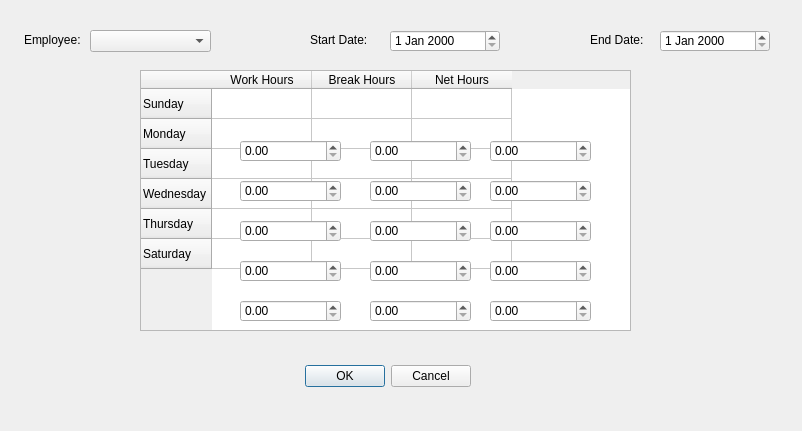
<?xml version="1.0" encoding="UTF-8"?>
<ui version="4.0">
 <class>Dialog</class>
 <widget class="QDialog" name="Dialog">
  <property name="geometry">
   <rect>
    <x>0</x>
    <y>0</y>
    <width>802</width>
    <height>431</height>
   </rect>
  </property>
  <property name="windowTitle">
   <string>Dialog</string>
  </property>
  <widget class="QDialogButtonBox" name="buttonBox">
   <property name="geometry">
    <rect>
     <x>130</x>
     <y>360</y>
     <width>341</width>
     <height>32</height>
    </rect>
   </property>
   <property name="orientation">
    <enum>Qt::Horizontal</enum>
   </property>
   <property name="standardButtons">
    <set>QDialogButtonBox::Cancel|QDialogButtonBox::Ok</set>
   </property>
  </widget>
  <widget class="QTableWidget" name="tableWidget">
   <property name="geometry">
    <rect>
     <x>140</x>
     <y>70</y>
     <width>491</width>
     <height>261</height>
    </rect>
   </property>
   <property name="rowCount">
    <number>6</number>
   </property>
   <property name="columnCount">
    <number>3</number>
   </property>
   <row>
    <property name="text">
     <string>Sunday</string>
    </property>
   </row>
   <row>
    <property name="text">
     <string>Monday</string>
    </property>
   </row>
   <row>
    <property name="text">
     <string>Tuesday</string>
    </property>
   </row>
   <row>
    <property name="text">
     <string>Wednesday</string>
    </property>
   </row>
   <row>
    <property name="text">
     <string>Thursday</string>
    </property>
   </row>
   <row>
    <property name="text">
     <string>Saturday</string>
    </property>
   </row>
   <column>
    <property name="text">
     <string>Work Hours</string>
    </property>
   </column>
   <column>
    <property name="text">
     <string>Break Hours</string>
    </property>
   </column>
   <column>
    <property name="text">
     <string>Net Hours</string>
    </property>
   </column>
   <item row="0" column="0">
    <property name="text">
     <string/>
    </property>
    <property name="flags">
     <set>ItemIsSelectable|ItemIsEditable|ItemIsDragEnabled|ItemIsUserCheckable|ItemIsEnabled</set>
    </property>
   </item>
  </widget>
  <widget class="QDoubleSpinBox" name="doubleSpinBox">
   <property name="geometry">
    <rect>
     <x>240</x>
     <y>140</y>
     <width>101</width>
     <height>22</height>
    </rect>
   </property>
   <property name="maximum">
    <double>10.000000000000000</double>
   </property>
   <property name="singleStep">
    <double>0.500000000000000</double>
   </property>
  </widget>
  <widget class="QDoubleSpinBox" name="doubleSpinBox_2">
   <property name="geometry">
    <rect>
     <x>370</x>
     <y>140</y>
     <width>101</width>
     <height>22</height>
    </rect>
   </property>
   <property name="maximum">
    <double>10.000000000000000</double>
   </property>
   <property name="singleStep">
    <double>0.500000000000000</double>
   </property>
  </widget>
  <widget class="QDoubleSpinBox" name="doubleSpinBox_3">
   <property name="geometry">
    <rect>
     <x>490</x>
     <y>140</y>
     <width>101</width>
     <height>22</height>
    </rect>
   </property>
   <property name="maximum">
    <double>10.000000000000000</double>
   </property>
   <property name="singleStep">
    <double>0.500000000000000</double>
   </property>
  </widget>
  <widget class="QDoubleSpinBox" name="doubleSpinBox_4">
   <property name="geometry">
    <rect>
     <x>240</x>
     <y>300</y>
     <width>101</width>
     <height>22</height>
    </rect>
   </property>
   <property name="maximum">
    <double>10.000000000000000</double>
   </property>
   <property name="singleStep">
    <double>0.500000000000000</double>
   </property>
  </widget>
  <widget class="QDoubleSpinBox" name="doubleSpinBox_5">
   <property name="geometry">
    <rect>
     <x>370</x>
     <y>300</y>
     <width>101</width>
     <height>22</height>
    </rect>
   </property>
   <property name="maximum">
    <double>10.000000000000000</double>
   </property>
   <property name="singleStep">
    <double>0.500000000000000</double>
   </property>
  </widget>
  <widget class="QDoubleSpinBox" name="doubleSpinBox_6">
   <property name="geometry">
    <rect>
     <x>490</x>
     <y>300</y>
     <width>101</width>
     <height>22</height>
    </rect>
   </property>
   <property name="maximum">
    <double>10.000000000000000</double>
   </property>
   <property name="singleStep">
    <double>0.500000000000000</double>
   </property>
  </widget>
  <widget class="QDoubleSpinBox" name="doubleSpinBox_7">
   <property name="geometry">
    <rect>
     <x>490</x>
     <y>260</y>
     <width>101</width>
     <height>22</height>
    </rect>
   </property>
   <property name="maximum">
    <double>10.000000000000000</double>
   </property>
   <property name="singleStep">
    <double>0.500000000000000</double>
   </property>
  </widget>
  <widget class="QDoubleSpinBox" name="doubleSpinBox_8">
   <property name="geometry">
    <rect>
     <x>370</x>
     <y>260</y>
     <width>101</width>
     <height>22</height>
    </rect>
   </property>
   <property name="maximum">
    <double>10.000000000000000</double>
   </property>
   <property name="singleStep">
    <double>0.500000000000000</double>
   </property>
  </widget>
  <widget class="QDoubleSpinBox" name="doubleSpinBox_9">
   <property name="geometry">
    <rect>
     <x>240</x>
     <y>260</y>
     <width>101</width>
     <height>22</height>
    </rect>
   </property>
   <property name="maximum">
    <double>10.000000000000000</double>
   </property>
   <property name="singleStep">
    <double>0.500000000000000</double>
   </property>
  </widget>
  <widget class="QDoubleSpinBox" name="doubleSpinBox_10">
   <property name="geometry">
    <rect>
     <x>490</x>
     <y>220</y>
     <width>101</width>
     <height>22</height>
    </rect>
   </property>
   <property name="maximum">
    <double>10.000000000000000</double>
   </property>
   <property name="singleStep">
    <double>0.500000000000000</double>
   </property>
  </widget>
  <widget class="QDoubleSpinBox" name="doubleSpinBox_11">
   <property name="geometry">
    <rect>
     <x>370</x>
     <y>220</y>
     <width>101</width>
     <height>22</height>
    </rect>
   </property>
   <property name="maximum">
    <double>10.000000000000000</double>
   </property>
   <property name="singleStep">
    <double>0.500000000000000</double>
   </property>
  </widget>
  <widget class="QDoubleSpinBox" name="doubleSpinBox_12">
   <property name="geometry">
    <rect>
     <x>240</x>
     <y>220</y>
     <width>101</width>
     <height>22</height>
    </rect>
   </property>
   <property name="maximum">
    <double>10.000000000000000</double>
   </property>
   <property name="singleStep">
    <double>0.500000000000000</double>
   </property>
  </widget>
  <widget class="QDoubleSpinBox" name="doubleSpinBox_13">
   <property name="geometry">
    <rect>
     <x>490</x>
     <y>180</y>
     <width>101</width>
     <height>22</height>
    </rect>
   </property>
   <property name="maximum">
    <double>10.000000000000000</double>
   </property>
   <property name="singleStep">
    <double>0.500000000000000</double>
   </property>
  </widget>
  <widget class="QDoubleSpinBox" name="doubleSpinBox_14">
   <property name="geometry">
    <rect>
     <x>370</x>
     <y>180</y>
     <width>101</width>
     <height>22</height>
    </rect>
   </property>
   <property name="maximum">
    <double>10.000000000000000</double>
   </property>
   <property name="singleStep">
    <double>0.500000000000000</double>
   </property>
  </widget>
  <widget class="QDoubleSpinBox" name="doubleSpinBox_15">
   <property name="geometry">
    <rect>
     <x>240</x>
     <y>180</y>
     <width>101</width>
     <height>22</height>
    </rect>
   </property>
   <property name="maximum">
    <double>10.000000000000000</double>
   </property>
   <property name="singleStep">
    <double>0.500000000000000</double>
   </property>
  </widget>
  <widget class="QLabel" name="label">
   <property name="geometry">
    <rect>
     <x>24</x>
     <y>30</y>
     <width>71</width>
     <height>20</height>
    </rect>
   </property>
   <property name="text">
    <string>Employee:</string>
   </property>
  </widget>
  <widget class="QComboBox" name="comboBox">
   <property name="geometry">
    <rect>
     <x>90</x>
     <y>30</y>
     <width>121</width>
     <height>22</height>
    </rect>
   </property>
  </widget>
  <widget class="QLabel" name="label_2">
   <property name="geometry">
    <rect>
     <x>310</x>
     <y>30</y>
     <width>71</width>
     <height>20</height>
    </rect>
   </property>
   <property name="text">
    <string>Start Date:</string>
   </property>
  </widget>
  <widget class="QLabel" name="label_3">
   <property name="geometry">
    <rect>
     <x>590</x>
     <y>30</y>
     <width>71</width>
     <height>20</height>
    </rect>
   </property>
   <property name="text">
    <string>End Date:</string>
   </property>
  </widget>
  <widget class="QDateEdit" name="dateEdit">
   <property name="geometry">
    <rect>
     <x>390</x>
     <y>30</y>
     <width>110</width>
     <height>22</height>
    </rect>
   </property>
  </widget>
  <widget class="QDateEdit" name="dateEdit_2">
   <property name="geometry">
    <rect>
     <x>660</x>
     <y>30</y>
     <width>110</width>
     <height>22</height>
    </rect>
   </property>
  </widget>
 </widget>
 <resources/>
 <connections>
  <connection>
   <sender>buttonBox</sender>
   <signal>accepted()</signal>
   <receiver>Dialog</receiver>
   <slot>accept()</slot>
   <hints>
    <hint type="sourcelabel">
     <x>248</x>
     <y>254</y>
    </hint>
    <hint type="destinationlabel">
     <x>157</x>
     <y>274</y>
    </hint>
   </hints>
  </connection>
  <connection>
   <sender>buttonBox</sender>
   <signal>rejected()</signal>
   <receiver>Dialog</receiver>
   <slot>reject()</slot>
   <hints>
    <hint type="sourcelabel">
     <x>316</x>
     <y>260</y>
    </hint>
    <hint type="destinationlabel">
     <x>286</x>
     <y>274</y>
    </hint>
   </hints>
  </connection>
 </connections>
</ui>
